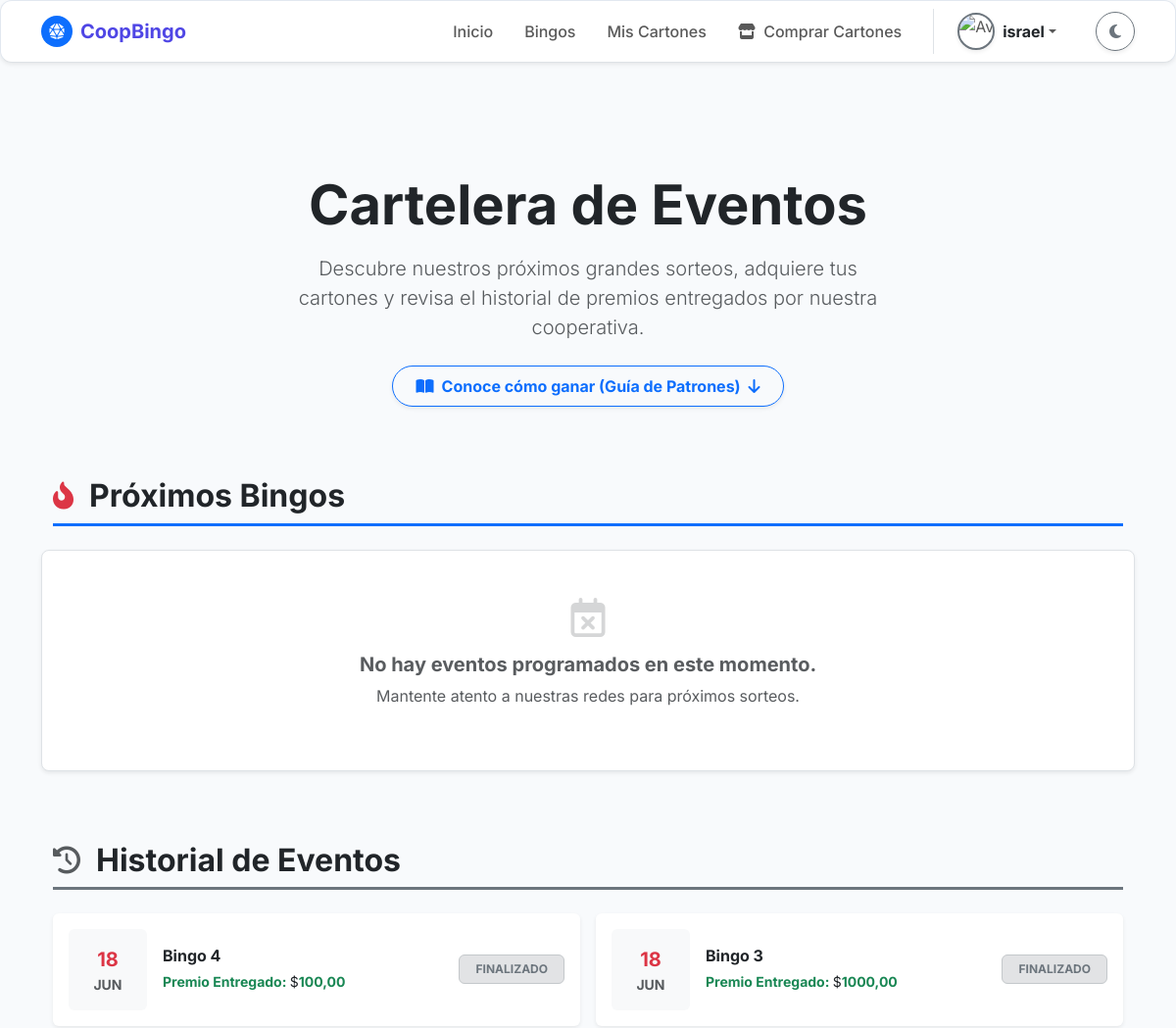
/bingo-publico/ (signed in, upper part), run on an earlier commit of the app's database.
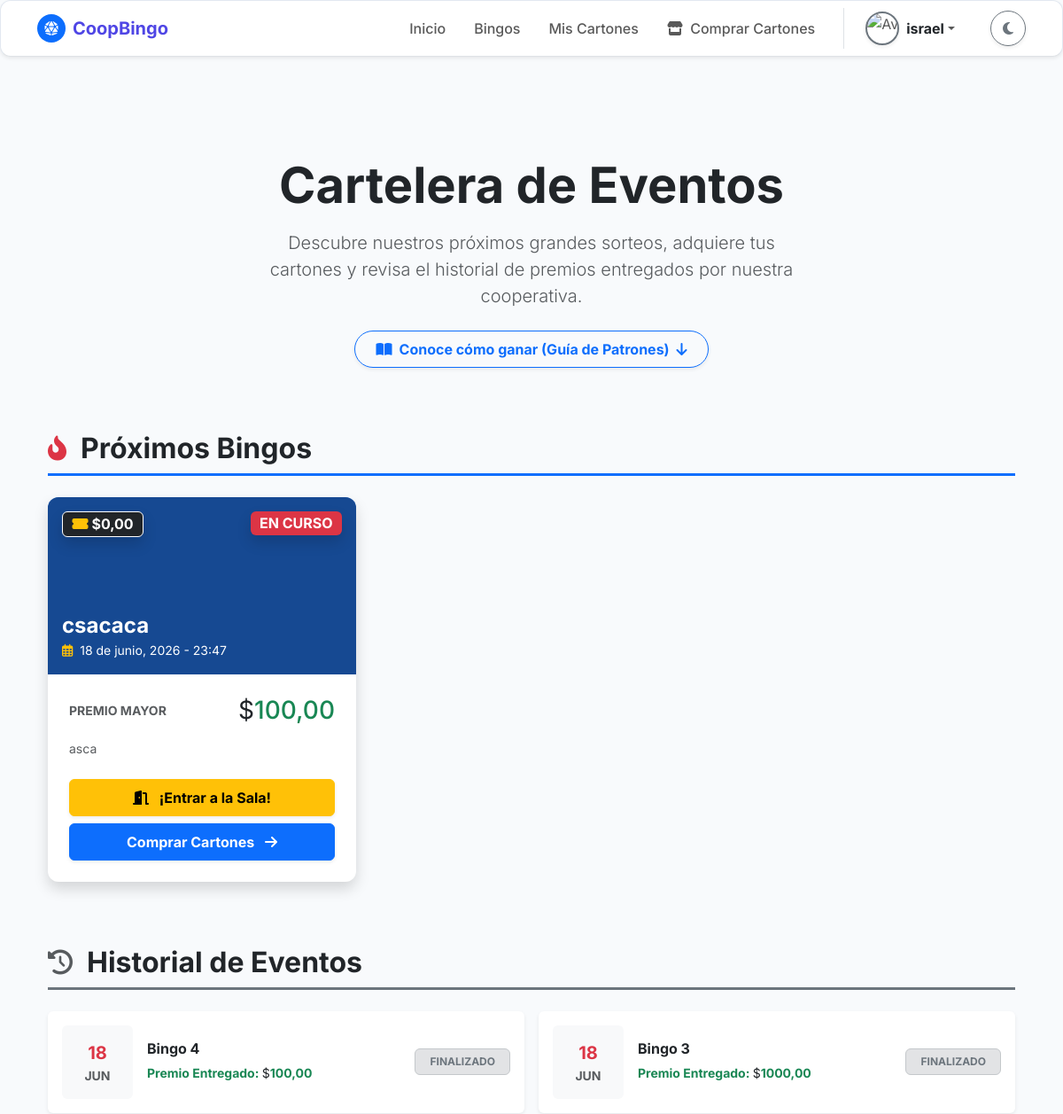
And on a later commit of the database.
### bingo/models.py (models this page shows, shortened)
class Bingo(models.Model):
    TIPO_BINGO_CHOICES = [
        ('Virtual', 'Virtual'),
        ('Presencial', 'Presencial'),
    ]
    ESTADO_BINGO_CHOICES = [
        ('Programado', 'Programado'),
        ('En Curso', 'En Curso'),
        ('Finalizado', 'Finalizado'),
        ('Cancelado', 'Cancelado'),
    ]
    idbingo = models.AutoField(primary_key=True)
    idunidadmonetaria = models.ForeignKey(
        'UnidadMonetaria',
        on_delete=models.PROTECT,
        db_column='idunidadmonetaria',
        verbose_name="Unidad Monetaria"
    )
    titulobingo = models.CharField(
        max_length=150,
        verbose_name="Título del Bingo"
    )
    fechaprogramadabingo = models.DateTimeField(
        verbose_name="Fecha y Hora del Evento"
    )
    tipobingo = models.CharField(
        max_length=20,
        choices=TIPO_BINGO_CHOICES,
        verbose_name="Tipo de Bingo"
    )
    lugarbingo = models.CharField(
        max_length=255,
        null=True,
        blank=True,
        verbose_name="Lugar (si es presencial)"
    )
    urlsesionbingo = models.CharField(
        max_length=255,
        null=True,
        blank=True,
        verbose_name="Link de la sesión (si es virtual)"
    )
    preciocarton = models.DecimalField(
        max_digits=10,
        decimal_places=2,
        validators=[MinValueValidator(Decimal('0.01'))],
        verbose_name="Precio del Cartón"
    )
    premiomayor = models.DecimalField(
        max_digits=10,
        decimal_places=2,
        verbose_name="Monto del Premio Mayor"
    )
    descripcionpremiomayor = models.CharField(
        max_length=100,
        verbose_name="¿Qué es el premio mayor?"
    )
    estadobingo = models.CharField(
        max_length=20,
        choices=ESTADO_BINGO_CHOICES,
        default='Programado',
        verbose_name="Estado del Bingo"
    )
    rutaimagenpremiomayor = models.ImageField(
        upload_to='bingo/imagen_premio_mayor/',
        max_length=300,
        null=True,
        blank=True,
        verbose_name="Imagen del Premio"
    )
    urlvideopromocional = models.FileField(
        upload_to='bingo/video_promocional/',
        max_length=300,
        null=True,
        blank=True,
        verbose_name="Video Promocional"
    )
    descripcionpremios = models.TextField(
        max_length=500,
        null=True,
        blank=True,
        verbose_name="Descripción de otros premios"
    )
    class Meta:
        db_table = 'Bingo'
        verbose_name = 'Bingo'
        verbose_name_plural = 'Bingos'

class UnidadMonetaria(models.Model):
    TIPO_MONEDA_CHOICES = [
        ('Efectivo', 'Efectivo'),
        ('Virtual', 'Virtual'),
    ]
    idunidadmonetaria = models.AutoField(primary_key=True)
    nombremoneda = models.CharField(max_length=100, unique=True, verbose_name="Nombre de la Moneda")
    tipomoneda = models.CharField(max_length=12, choices=TIPO_MONEDA_CHOICES, verbose_name="Tipo de Moneda")
    simbolomoneda = models.CharField(max_length=255, verbose_name="Símbolo")
    tasaconversionmoneda = models.DecimalField(max_digits=10, decimal_places=2, default=1.00, verbose_name="Tasa de Conversión")
    estadomoneda = models.BooleanField(default=True, verbose_name="Estado Activo")
    class Meta:
        db_table = 'unidadmonetaria'
        verbose_name = 'Unidad Monetaria'
        verbose_name_plural = 'Unidades Monetarias'

### bingo/views.py (the view)
# urls.py: path('bingo-publico/', views.bingo_publico, name='bingo'), # Apunta a comunes/bingo.html
def bingo_publico(request):
    bingos_activos = Bingo.objects.filter(
        estadobingo__in=['Programado', 'En Curso']
    ).order_by('fechaprogramadabingo')
    bingos_pasados = Bingo.objects.filter(
        estadobingo__in=['Finalizado', 'Cancelado']
    ).order_by('-fechaprogramadabingo') # Ordenados del más reciente al más antiguo
    ahora = timezone.now()
    for b in bingos_activos:
        if b.fechaprogramadabingo:
            hora_apertura = b.fechaprogramadabingo - timedelta(minutes=30)
            partida_activa = PartidaBingo.objects.filter(
                idbingo=b,
                estadopartida__in=['Programada', 'En Juego']
            ).order_by('idpartidabingo').first()
            if ahora >= hora_apertura and partida_activa:
                b.sala_abierta = True
                b.id_partida_a_entrar = partida_activa.idpartidabingo
            else:
                b.sala_abierta = False
        else:
            b.sala_abierta = False
    contexto = {
        'bingos_activos': bingos_activos,
        'bingos_pasados': bingos_pasados,
        'unidad_monetaria': UnidadMonetaria.objects.first()
    }
    return render(request, 'comunes/bingo.html', contexto)

### bingo/templates/comunes/bingo.html (shortened to what the changed rows need)
{% extends 'comunes/base.html' %}
{% load static %}
{% block content %}
<div class="container text-center py-5 mt-3 mb-4">
    <h1 class="display-4 fw-bold tracking-tight mb-3 animate__animated animate__fadeInDown text-body">
        Cartelera de Eventos
    </h1>
</div>
<div class="container pb-5">
    <div class="d-flex align-items-center mb-4 border-bottom border-primary border-3 pb-2">
        <h2 class="fw-bold text-body mb-0">Próximos Bingos</h2>
    </div>
    <div class="row g-4 mb-5 pb-4">
        {% for bingo in bingos_activos %}
        <div class="col-md-6 col-lg-4">
            <div class="card-minimalista h-100 shadow border-0 overflow-hidden transform-hover bg-body">
                <div class="bg-primary text-center position-relative" style="height: 200px; {% if bingo.rutaimagenpremiomayor %}background: url('{{ bingo.rutaimagenpremiomayor.url }}') center/cover;{% endif %}">
                    <div class="position-absolute top-0 start-0 w-100 h-100 bg-dark opacity-50"></div>
                    <span class="position-absolute top-0 end-0 m-3 badge {% if bingo.estadobingo == 'En Curso' %}bg-danger animate__animated animate__flash animate__infinite{% else %}bg-warning text-dark{% endif %} fs-6 shadow">
                        {{ bingo.estadobingo|upper }}
                    </span>
                    <span class="position-absolute top-0 start-0 m-3 badge bg-dark border border-white fs-6 shadow">
                        <i class="fas fa-ticket-alt text-warning me-1"></i>{{ bingo.idunidadmonetaria.simbolomoneda }}{{ bingo.preciocarton }}
                    </span>
                    <div class="position-absolute bottom-0 start-0 w-100 p-3 text-start text-white text-shadow-sm z-index-1">
                        <h4 class="fw-bold mb-0 text-truncate" title="{{ bingo.titulobingo }}">{{ bingo.titulobingo }}</h4>
                        <small><i class="far fa-calendar-alt me-1 text-warning"></i> {{ bingo.fechaprogramadabingo|date:"d \d\e F, Y - H:i" }}</small>
                    </div>
                </div>
                <div class="card-body p-4">
                    <div class="d-flex justify-content-between align-items-center mb-3">
                        <span class="text-body-secondary small fw-bold text-uppercase">Premio Mayor</span>
                        <h3 class="text-success fw-black mb-0"><span class="text-body fw-normal">{{ bingo.idunidadmonetaria.simbolomoneda }}</span>{{ bingo.premiomayor }}</h3>
                    </div>
                    <p class="text-body-secondary small mb-4 line-clamp-2">{{ bingo.descripcionpremiomayor }}</p>
                    <div class="d-flex flex-column gap-2">
                        {% if bingo.sala_abierta %}
                            <a href="{% url 'sala_espera' bingo.id_partida_a_entrar %}" class="btn btn-warning w-100 fw-bold py-2 shadow-sm animate__animated animate__pulse animate__infinite" style="animation-duration: 2s;">
                                <i class="fas fa-door-open me-2"></i> ¡Entrar a la Sala!
                            </a>
                        {% endif %}
                        <a href="{% url 'venta_cartones' %}" class="btn btn-primary w-100 fw-bold py-2 shadow-sm">
                            Comprar Cartones <i class="fas fa-arrow-right ms-2"></i>
                        </a>
                    </div>
                </div>
            </div>
        </div>
        {% empty %}
        <div class="col-12 text-center py-5 bg-body rounded-3 shadow-sm border">
            <i class="far fa-calendar-times fs-1 text-body-secondary opacity-25 mb-3"></i>
            <h5 class="fw-bold text-body-secondary">No hay eventos programados en este momento.</h5>
            <p class="text-body-secondary">Mantente atento a nuestras redes para próximos sorteos.</p>
        </div>
        {% endfor %}
    </div>
    <div class="d-flex align-items-center mb-4 border-bottom border-secondary border-3 pb-2 mt-5">
        <h2 class="fw-bold text-body mb-0">Historial de Eventos</h2>
    </div>
    <div class="row g-3">
        {% for bingo in bingos_pasados %}
        <div class="col-12 col-md-6">
            <div class="card border-0 bg-body shadow-sm p-3 d-flex flex-row align-items-center grayscale-hover transition-all">
                <div class="bg-body-tertiary rounded p-3 text-center me-3" style="width: 80px;">
                    <span class="d-block text-danger fw-bold fs-5">{{ bingo.fechaprogramadabingo|date:"d" }}</span>
                    <span class="d-block text-body-secondary small text-uppercase fw-bold">{{ bingo.fechaprogramadabingo|date:"M" }}</span>
                </div>
                <div class="flex-grow-1">
                    <h6 class="fw-bold text-body mb-1">{{ bingo.titulobingo }}</h6>
                    <span class="text-success small fw-bold">Premio Entregado: <span class="text-body fw-normal">{{ bingo.idunidadmonetaria.simbolomoneda }}</span>{{ bingo.premiomayor }}
                </div>
                <div>
                    {% if bingo.estadobingo == 'Cancelado' %}
                        <span class="badge bg-danger-subtle text-danger border border-danger-subtle px-3 py-2">CANCELADO</span>
                    {% else %}
                        <span class="badge bg-secondary-subtle text-secondary border border-secondary-subtle px-3 py-2">FINALIZADO</span>
                    {% endif %}
                </div>
            </div>
        </div>
        {% empty %}
        <div class="col-12 text-center py-4 text-body-secondary">
            <small><i class="fas fa-info-circle me-1"></i> Aún no hay eventos registrados en el historial.</small>
        </div>
        {% endfor %}
    </div>
</div>
{% endblock %}

What changed in the data, as far as the page shows it:
added Bingo: estadobingo "EN CURSO", idunidadmonetaria.simbolomoneda "$", preciocarton "0,00", titulobingo "csacaca", fechaprogramadabingo "18 de junio, 2026 - 23:47", premiomayor "100,00", descripcionpremiomayor "asca", shows "¡Entrar a la Sala!", shown under "Próximos Bingos"
Also different on the page:
text no longer shown: "No hay eventos programados en este momento. Mantente atento a nuestras redes para próximos sorteos."
